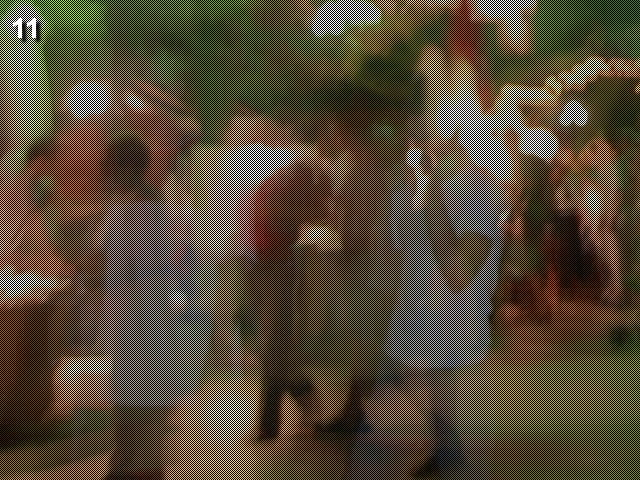
#> input picture level11/cave.jpg, 640 x 480 px
$ python level11.py   (Python 2 division)
#> lines starting #> are read from the running program, lines starting #| are printed output that depends on the picture
#!/usr/bin/python2.6
# -*-  coding:utf-8 -*-

import PIL.Image


def main():
    img = PIL.Image.open("cave.jpg")
#> img is the input picture: PIL image 640x480 RGB; mean R, G, B 85.8, 73.7, 57.3
    # print img.format
    # print img.mode
    half = [x / 2 for x in img.size]
#> half = [320, 240]
    odd = even = PIL.Image.new(img.mode, half)
#> odd: PIL image 320x240 RGB; every value is 0

    for x in range(0, img.size[0], 2):
        for y in range(0, img.size[1] / 2):
            odd.putpixel((x / 2, y / 2), img.getpixel(tuple([x, y])))
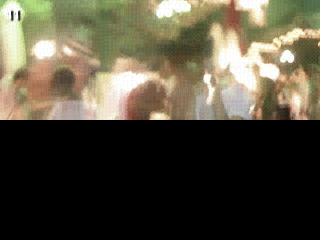
#> odd: PIL image 320x240 RGB; mean R, G, B 82.6, 77.1, 61
    odd.show()
    for x in range(1, img.size[0], 2):
        for y in range(1, img.size[1] / 2):
            even.putpixel((x / 2, y / 2), img.getpixel(tuple([x, y])))
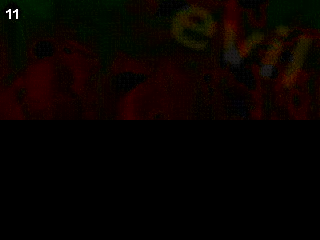
#> even: PIL image 320x240 RGB; mean R, G, B 8.2, 2.9, 0.3
    even.show()  # answer is evil


if __name__ == '__main__':
    main()
